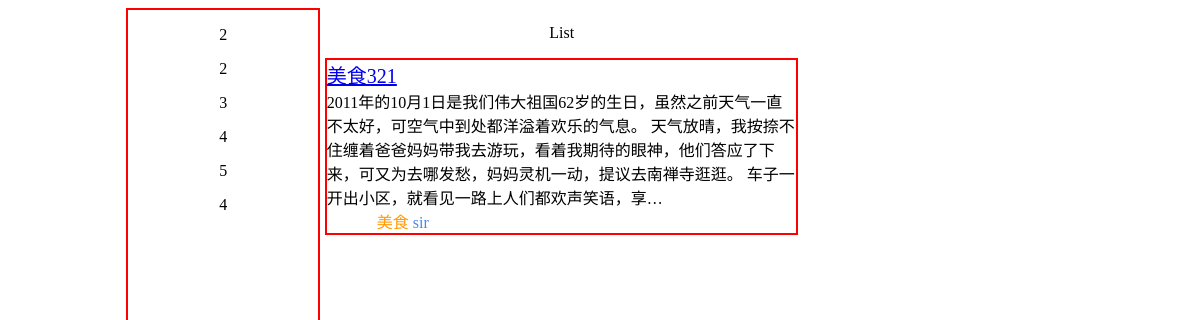
The page /myblogs/ on the database its author committed.
### myblogs/models.py (models this page shows, shortened)
class Article(models.Model):
    title = models.CharField('Title', max_length=10)
    author = models.CharField('Author', max_length=16)
    pub_date = models.DateTimeField('Data Published', auto_now_add=True)
    content = models.TextField('Content', blank=True)
    tag = models.ForeignKey(Tag, on_delete=models.CASCADE)
    class Meta:
        ordering = ['-pub_date']

class Tag(models.Model):
    tagName = models.CharField('Tag', max_length=5)

### myblogs/views.py (the view)
# urls.py: path('', views.get_home, name='home'),
def get_home(request):
    article = Article.objects.order_by('pub_date')[:5]
    context = {
        'articles': article
    }
    return render(request, 'blogs/home.html', context)

### myblogs/templates/blogs/home.html (shortened to what this page needs)
<!DOCTYPE html>
<html lang="en">
<head>
</head>
<body>
<div class="body">
    <div class="left-body" align="center">
            <p>2</p>
            <p>2</p>
            <p>3</p>
            <p>4</p>
            <p>5</p>
            <p>4</p>
    </div>
    <div class="right-body">
         <div class="title" style="text-align:center;">
            <p>List</p>
         </div>
            <ul>
                {% for article in articles %}
                <li>
                    <a href="{% url 'myblogs:detail' article.id %}" style="font-size:20px;">{{ article.title }}</a><br>
                    <span>{{ article.content | truncatechars:150 }}</span><br>
                    <span class="tag" style="color: #ff9900;padding-left:50px;">{{ article.tag.tagName}}</span>
                    <span class="author" style="color: #4a86e8;">{{ article.author }}</span>
                </li>
                {% endfor %}
            </ul>
    </div>
</div>
</body>
</html>

### myblogs/templates/blogs/home.html (style rules this page uses)
.body { margin: 0 auto; width: 80%; height: 999px; }
.left-body { width: 20%; height: 999px; float: left; border: 2px solid red; }
.right-body { padding-left: 5px; background-color: white; width: 50%; height: 999px; float: left; }
ul { padding-left:0px ; list-style-type: none; }
li { border: 2px solid red; }

### rows shown on the page
Article: title "美食321", content "2011年的10月1日是我们伟大祖国62岁的生日，虽然之前天气一直不太好，可空气中到处都洋溢着欢乐的气息。 天气放晴，我按捺不住缠着爸爸妈妈带我去游玩，看着我期待的眼神，他们答应了下来，可又为去哪发愁，妈妈灵机一动，提议去南禅寺逛逛。 车子一开出小区，就看见一路上人们都欢声笑语，享…", tag.tagName "美食", author "sir"
